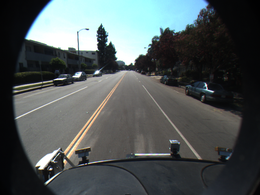
%> input picture road1.png, 260 x 195 px, shrunk from 640 x 480 before the run
$ octave main_part1.m   (GNU Octave 9; MATLAB toolbox functions it lacks are replaced by stand-ins)
%> lines starting %> are read from the running program, lines starting %| are printed output that depends on the picture
### convolve2d.m
function [output_image] = convolve2d(image, kernel)
	m = size(image, 1);
	n = size(image, 2);
	k = length(kernel);
	kernel = flipdim(kernel, 1);
	kernel = flipdim(kernel, 2);
	output_image = zeros(m,n);
	for i = [1:m],
		fprintf('%d\n',i);
		for j = [1:n],
			if(i+k> m || j+k>n),
				continue
			end
			sub_patch = double(imcrop(image, [j, i, k-1, k-1]));
			output_image(i,j) = sum(sum(sub_patch.*kernel));
		end
	end
	output_image = floor(output_image);
	% imshow(output_image, []);
end

### main_part1.m
image = imread('road1.png');
%> image is the input picture: size 195x260x3 uint8; mean R, G, B 78.9, 86.2, 86.8
grayimage = rgb2gray(image);
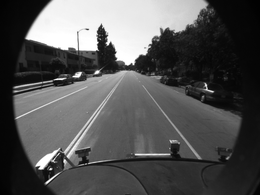
%> grayimage: size 195x260 uint8; min 1, max 255, mean 84.1
kernel = fspecial('gaussian', 11, 1);
output = convolve2d(grayimage, kernel);
kernel = fspecial('gaussian', 11, 3);
output = convolve2d(grayimage, kernel);
kernel = fspecial('gaussian', 11, 7);
output = convolve2d(grayimage, kernel);

hsobel = fspecial('sobel')/8;
houtput = convolve2d(grayimage, hsobel);
vsobel = hsobel';
voutput = convolve2d(grayimage, vsobel);
output = houtput.^2 + voutput.^2;
output = sqrt(output);
imshow(output, []);

sobel7 = [3   2   1   0   -1  -2  -3;
4   3   2   0   -2  -3  -4;
5   4   3   0   -3  -4  -5;
6   5   4   0   -4  -5  -6;
5   4   3   0   -3  -4  -5;
4   3   2   0   -2  -3  -4;
3   2   1   0   -1  -2  -3;];


hsobel = sobel7/128;
houtput = convolve2d(grayimage, hsobel);
%> after the loop in convolve2d (call 6), `for i = [1:m],`:
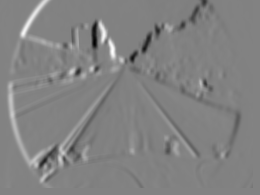
%> output_image: size 195x260 double; min -120.6, max 115.3, mean 0.1; drawn with min black and max white
vsobel = hsobel';
voutput = convolve2d(grayimage, vsobel);
%> after the loop in convolve2d (call 7), `for i = [1:m],`:
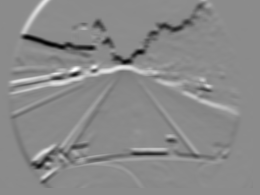
%> output_image: size 195x260 double; min -114, max 94.74, mean -1.1; drawn with min black and max white
output = houtput.^2 + voutput.^2;
output = sqrt(output);
imshow(output, []);

sobel11 = [ -1.90734863e-06  -1.90734863e-05  -8.58306885e-05  -2.28881836e-04   -4.00543213e-04  -4.80651855e-04  -4.00543213e-04  -2.28881836e-04 -8.58306885e-05  -1.90734863e-05  -1.90734863e-06;
  -1.52587891e-05  -1.52587891e-04  -6.86645508e-04  -1.83105469e-03   -3.20434570e-03  -3.84521484e-03  -3.20434570e-03  -1.83105469e-03   -6.86645508e-04  -1.52587891e-04  -1.52587891e-05;
  -5.14984131e-05  -5.14984131e-04  -2.31742859e-03  -6.17980957e-03   -1.08146667e-02  -1.29776001e-02  -1.08146667e-02  -6.17980957e-03   -2.31742859e-03  -5.14984131e-04  -5.14984131e-05;
  -9.15527344e-05  -9.15527344e-04  -4.11987305e-03  -1.09863281e-02   -1.92260742e-02  -2.30712891e-02  -1.92260742e-02  -1.09863281e-02   -4.11987305e-03  -9.15527344e-04  -9.15527344e-05;
  -8.01086426e-05  -8.01086426e-04  -3.60488892e-03  -9.61303711e-03   -1.68228149e-02  -2.01873779e-02  -1.68228149e-02  -9.61303711e-03   -3.60488892e-03  -8.01086426e-04  -8.01086426e-05;
   0.00000000e+00   0.00000000e+00   0.00000000e+00   0.00000000e+00    0.00000000e+00   0.00000000e+00   0.00000000e+00   0.00000000e+00    0.00000000e+00   0.00000000e+00   0.00000000e+00;
   8.01086426e-05   8.01086426e-04   3.60488892e-03   9.61303711e-03    1.68228149e-02   2.01873779e-02   1.68228149e-02   9.61303711e-03    3.60488892e-03   8.01086426e-04   8.01086426e-05;
   9.15527344e-05   9.15527344e-04   4.11987305e-03   1.09863281e-02    1.92260742e-02   2.30712891e-02   1.92260742e-02   1.09863281e-02    4.11987305e-03   9.15527344e-04   9.15527344e-05;
   5.14984131e-05   5.14984131e-04   2.31742859e-03   6.17980957e-03    1.08146667e-02   1.29776001e-02   1.08146667e-02   6.17980957e-03    2.31742859e-03   5.14984131e-04   5.14984131e-05;
   1.52587891e-05   1.52587891e-04   6.86645508e-04   1.83105469e-03    3.20434570e-03   3.84521484e-03   3.20434570e-03   1.83105469e-03    6.86645508e-04   1.52587891e-04   1.52587891e-05;
   1.90734863e-06   1.90734863e-05   8.58306885e-05   2.28881836e-04    4.00543213e-04   4.80651855e-04   4.00543213e-04   2.28881836e-04    8.58306885e-05   1.90734863e-05   1.90734863e-06;];

hsobel = sobel11;
houtput = convolve2d(grayimage, hsobel);
%> after the loop in convolve2d (call 8), `for i = [1:m],`:
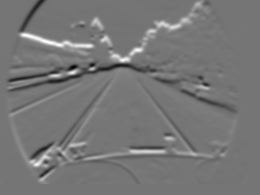
%> output_image: size 195x260 double; min -43.39, max 50.63, mean 0.5; drawn with min black and max white
vsobel = hsobel';
voutput = convolve2d(grayimage, vsobel);
%> after the loop in convolve2d (call 9), `for i = [1:m],`:
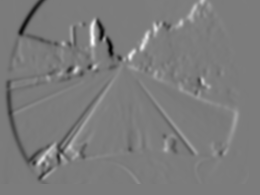
%> output_image: size 195x260 double; min -51.6, max 54.43, mean 0; drawn with min black and max white
output = houtput.^2 + voutput.^2;
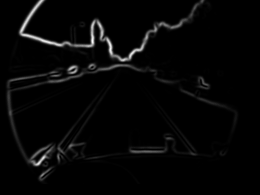
%> output: size 195x260 double; min 0, max 2932, mean 75.2; drawn with min black and max white
output = sqrt(output);
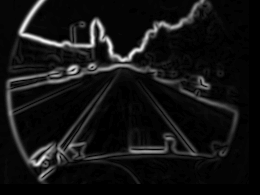
%> output: size 195x260 double; min 0, max 54.15, mean 4.2; drawn with min black and max white
imshow(output, []);


% [19 lines of commented-out code are left out]

kernel = fspecial('gaussian', 11, 3);
blurred_output = convolve2d(grayimage, kernel);
imshow(double(grayimage) - double(blurred_output)/10,[]);
